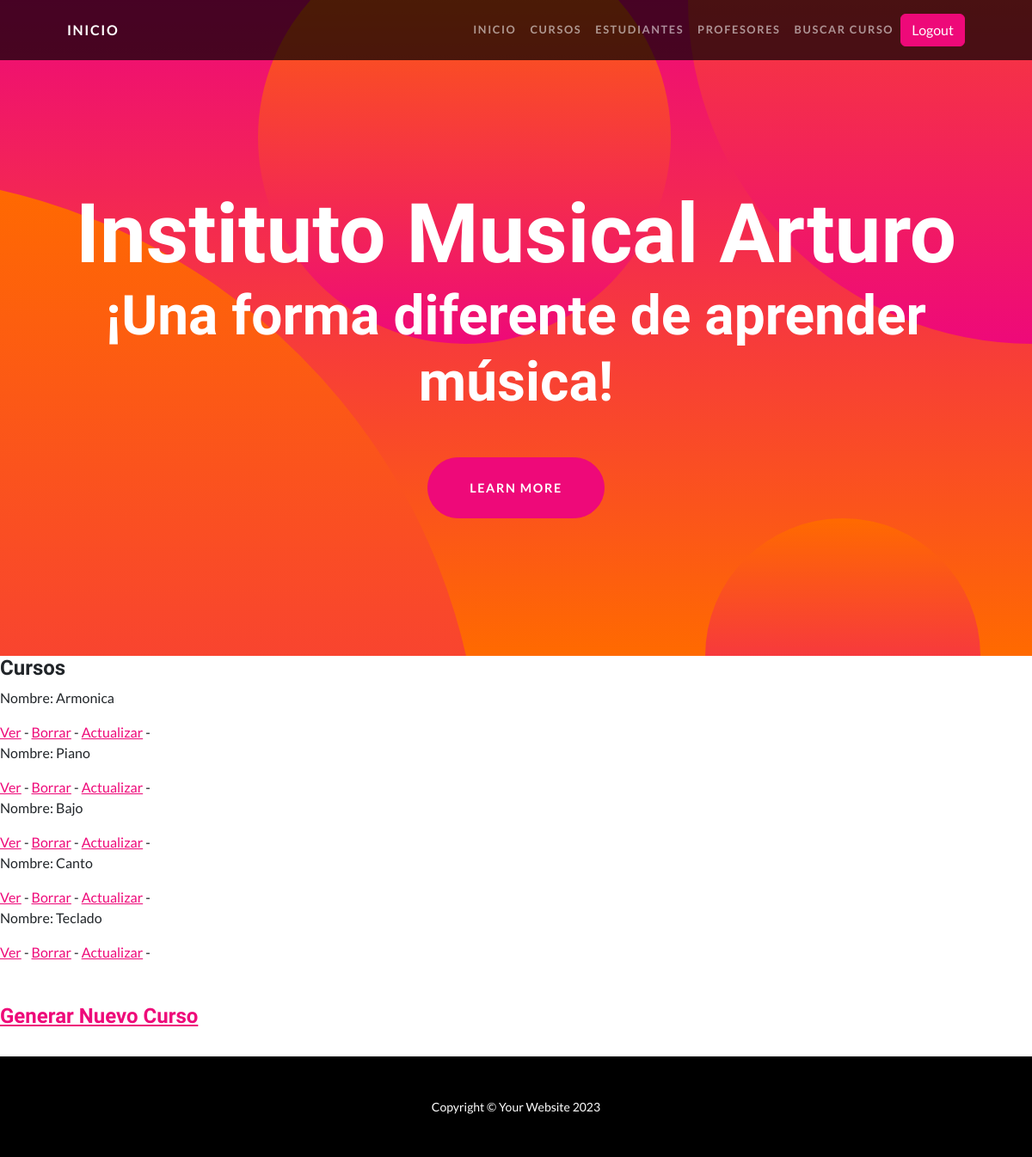
Page /cursos/listar (signed in) on the committed database.
### app_music/models.py (models this page shows)
class Curso(models.Model):
    nombre = models.CharField(max_length=40)
    camada = models.IntegerField()

### app_music/views.py (the view)
# urls.py: path('cursos/listar', views.CursoListView.as_view(), name ="ListarCursos"),
class CursoListView(LoginRequiredMixin,ListView):
    model = Curso
    context_object_name = "cursos"
    template_name = "app_music/lista_cursos.html"

### app_music/templates/app_music/lista_cursos.html (shortened to what this page needs)
{% extends 'app_music/base.html' %}
{% load static %}
{% block main %}
<h4>Cursos</h4>
    {% for curso in cursos %}
        <p>Nombre: {{curso.nombre}}</p>
        <a href='{% url "CursoDetalle" curso.pk %}'>Ver</a>
        {% if request.user.is_superuser%}
        -
        <a href="{% url 'CursoBorrar' curso.pk %}">Borrar</a>
        -
        <a href="{% url 'ActualizaCurso' curso.pk %}">Actualizar</a>
        -
        {%endif%}
    {% endfor %}
    <br><br><br>
    <h4><a href="{% url 'NuevoCurso' %}">Generar Nuevo Curso</a></h4><br>
    {% endblock main %}

### rows in the picture
Curso: nombre "Armonica"
Curso: nombre "Piano"
Curso: nombre "Bajo"
Curso: nombre "Canto"
Curso: nombre "Teclado"
